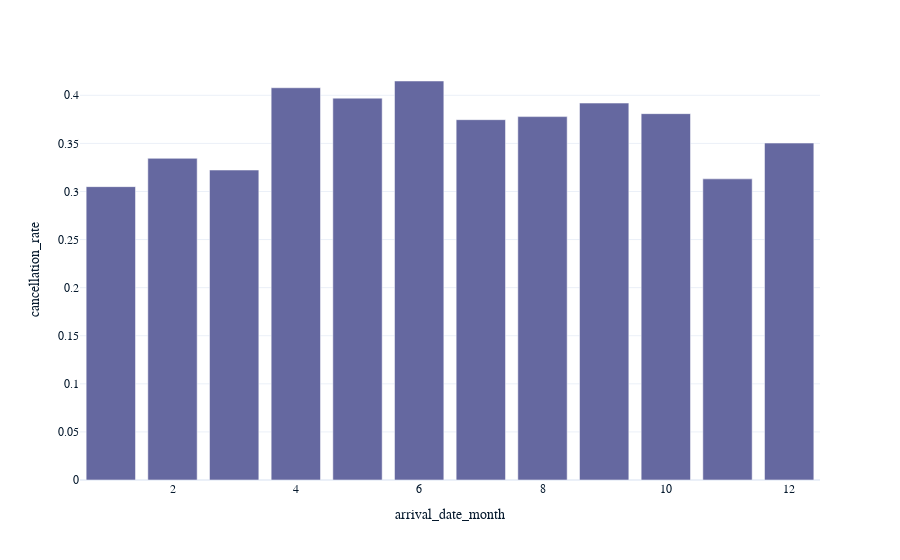

The notebook cell this image was saved under:
### Code cell
# Calculate cancellation rates every month
merged = pd.merge(cancellations, total_bookings, on='arrival_date_month')
merged['cancellation_rate'] = merged['is_canceled'] / merged['total_bookings']
merged

# Create bar chart of cancellation rate every month
px.bar(merged, x='arrival_date_month', y='cancellation_rate')

### Figure 1 — Plotly figure (JSON) as saved in the notebook; plotly's stock layout.template omitted (floating-point values rounded to 4 significant figures)
{"data": [{"alignmentgroup": "True", "hovertemplate": "arrival_date_month=%{x}<br>cancellation_rate=%{y}<extra></extra>", "legendgroup": "", "marker": {"color": "#6568a0", "pattern": {"shape": ""}}, "name": "", "offsetgroup": "", "orientation": "v", "showlegend": false, "textposition": "auto", "x": [1, 2, 3, 4, 5, 6, 7, 8, 9, 10, 11, 12], "xaxis": "x", "y": [0.305, 0.3345, 0.3223, 0.4078, 0.397, 0.4149, 0.3746, 0.3778, 0.3919, 0.3809, 0.3131, 0.3503], "yaxis": "y", "type": "bar"}], "layout": {"xaxis": {"anchor": "y", "domain": [0, 1], "title": {"text": "arrival_date_month"}}, "yaxis": {"anchor": "x", "domain": [0, 1], "title": {"text": "cancellation_rate"}}, "legend": {"tracegroupgap": 0}, "margin": {"t": 60}, "barmode": "relative"}}
